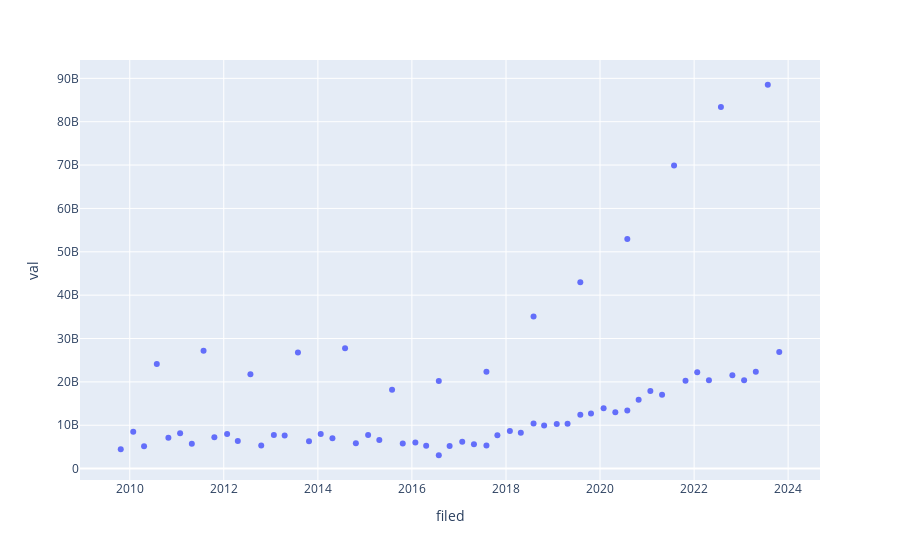

The code cell stored with this chart in its notebook:
### Code cell
plx.scatter(
    data_frame = operating_result[(operating_result.delay < timedelta(days=45))] ,
    x = 'filed',
    y = 'val',
)
